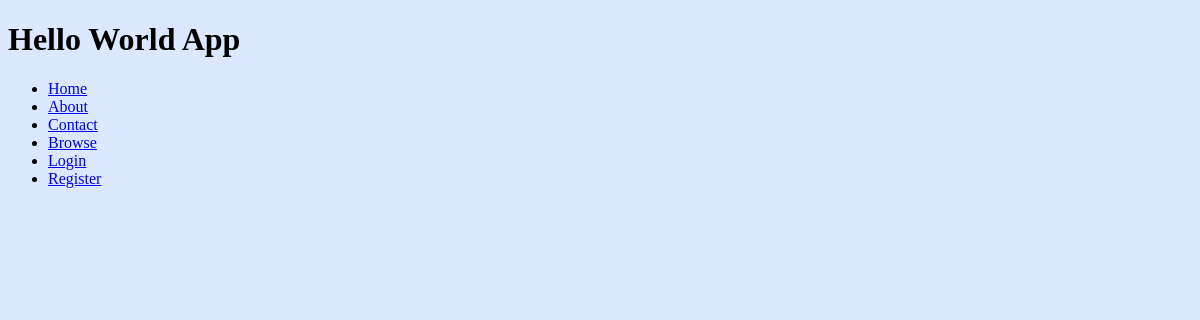
The app's page /, older data.
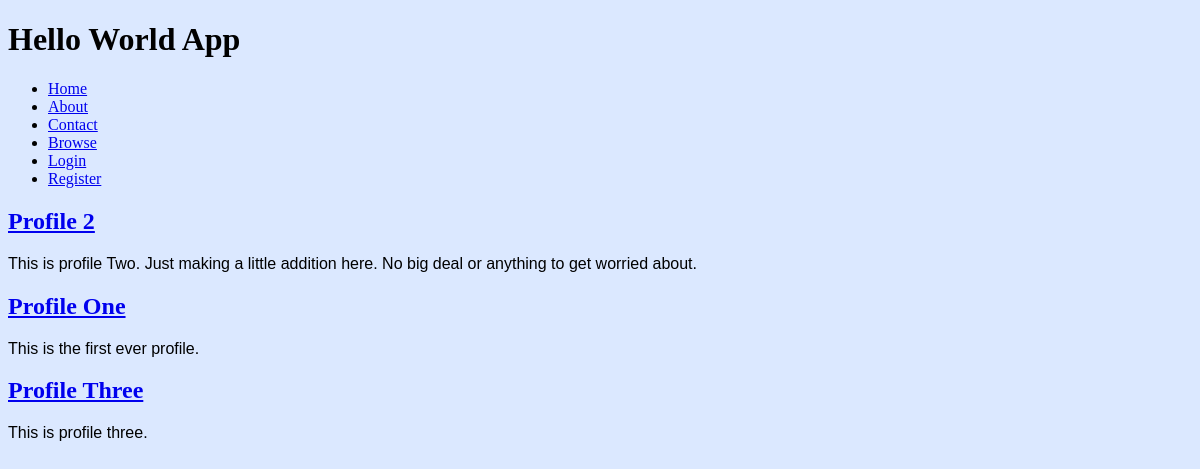
The same page, newer data.
### collection/models.py (models this page shows)
class Profile(models.Model):
    name = models.CharField(max_length=255)
    description = models.TextField()
    slug = models.SlugField(unique=True)
    user = models.OneToOneField(User, blank=True, null=True)

### collection/views.py (the view)
# urls.py: url(r'^$', views.index, name='home'),
def index(request):
    profiles = Profile.objects.all()
    return render(request, 'index.html', {
        'profiles': profiles,
    })

### collection/templates/index.html (shortened to what this page needs)
{% extends 'base.html' %}
{% load humanize %}
{% block content %}
  {% for profile in profiles %}
    <h2><a href="{% url 'profile_detail' slug=profile.slug %}">
      {{ profile.name }}
    </a></h2>
    <p>{{ profile.description }}</p>
  {% endfor %}
{% endblock content %}

### collection/templates/base.html (shortened to what this page needs)
{% load staticfiles %}
<!doctype html>
<html>
<head>
  <link rel="stylesheet" href="{% static 'css/style.css' %}" />
</head>
<body>
  <header>
    <h1>Hello World App</h1>
      <nav>
          <ul>
            <li><a href="{% url 'home' %}">Home</a></li>
            <li><a href="{% url 'about' %}">About</a></li>
            <li><a href="{% url 'contact' %}">Contact</a></li>
            <li><a href="{% url 'browse' %}">Browse</a></li>
            {% if user.is_authenticated %}
            <li><a href="{% url 'auth_logout' %}">Logout</a></li>
            {% else %}
            <li>
              <a href="{% url 'auth_login' %}">Login</a>
            </li>
            <li>
              <a href="{% url 'registration_register' %}">Register</a>
            </li>
            {% endif %}
          </ul>
        </nav>
  </header>
  {% block content %}{% endblock content %}
</body>
</html>

### collection/static/css/style.css (style rules this page uses)
body { background-color: #dbe8ff; }
p { font-family: sans-serif; }

Row changes from the older to the newer data that the page shows:
added Profile: name "Profile 2", description "This is profile Two. Just making a little addition here. No big deal or anything to get worried about."
added Profile: name "Profile One", description "This is the first ever profile."
added Profile: name "Profile Three", description "This is profile three."
